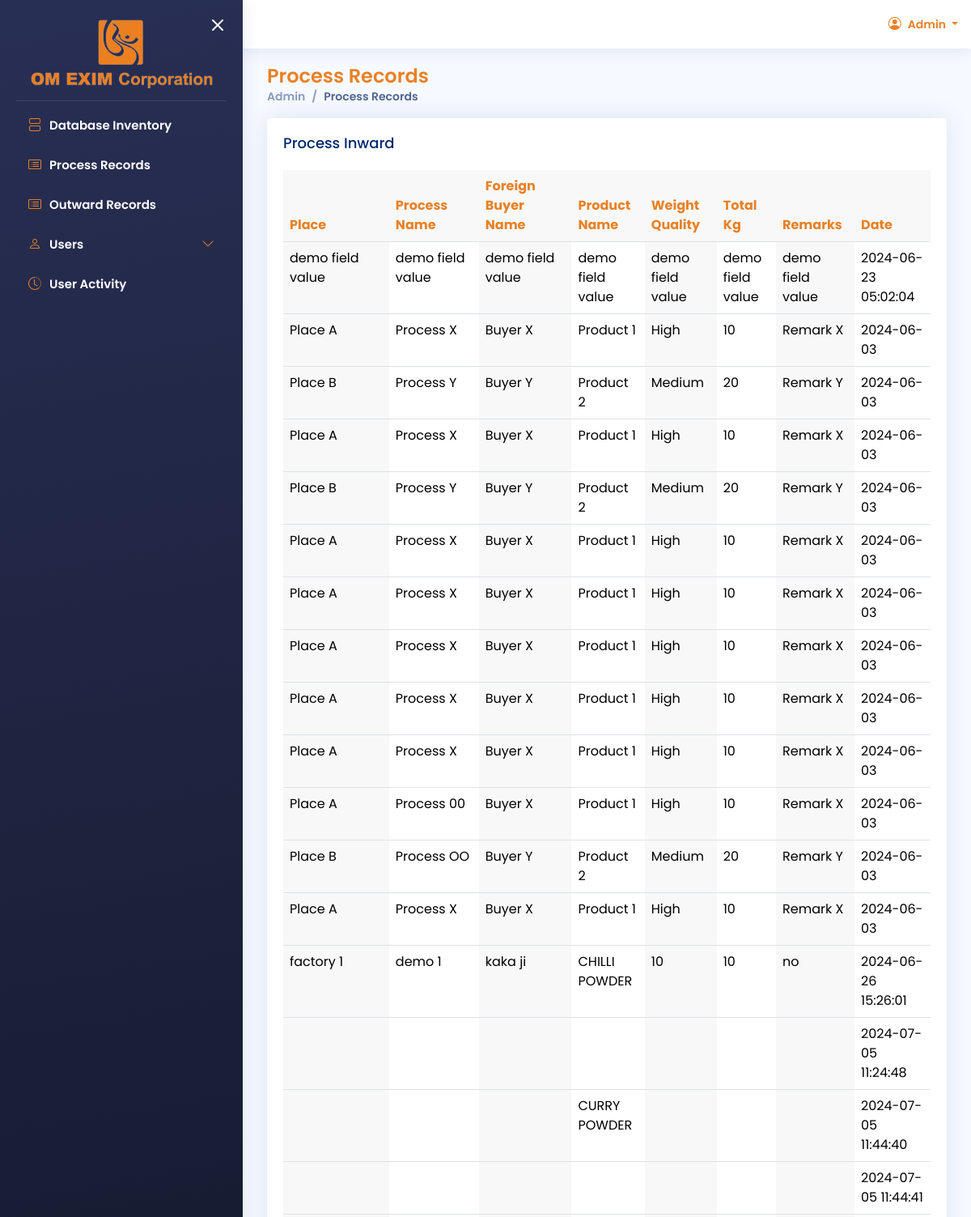
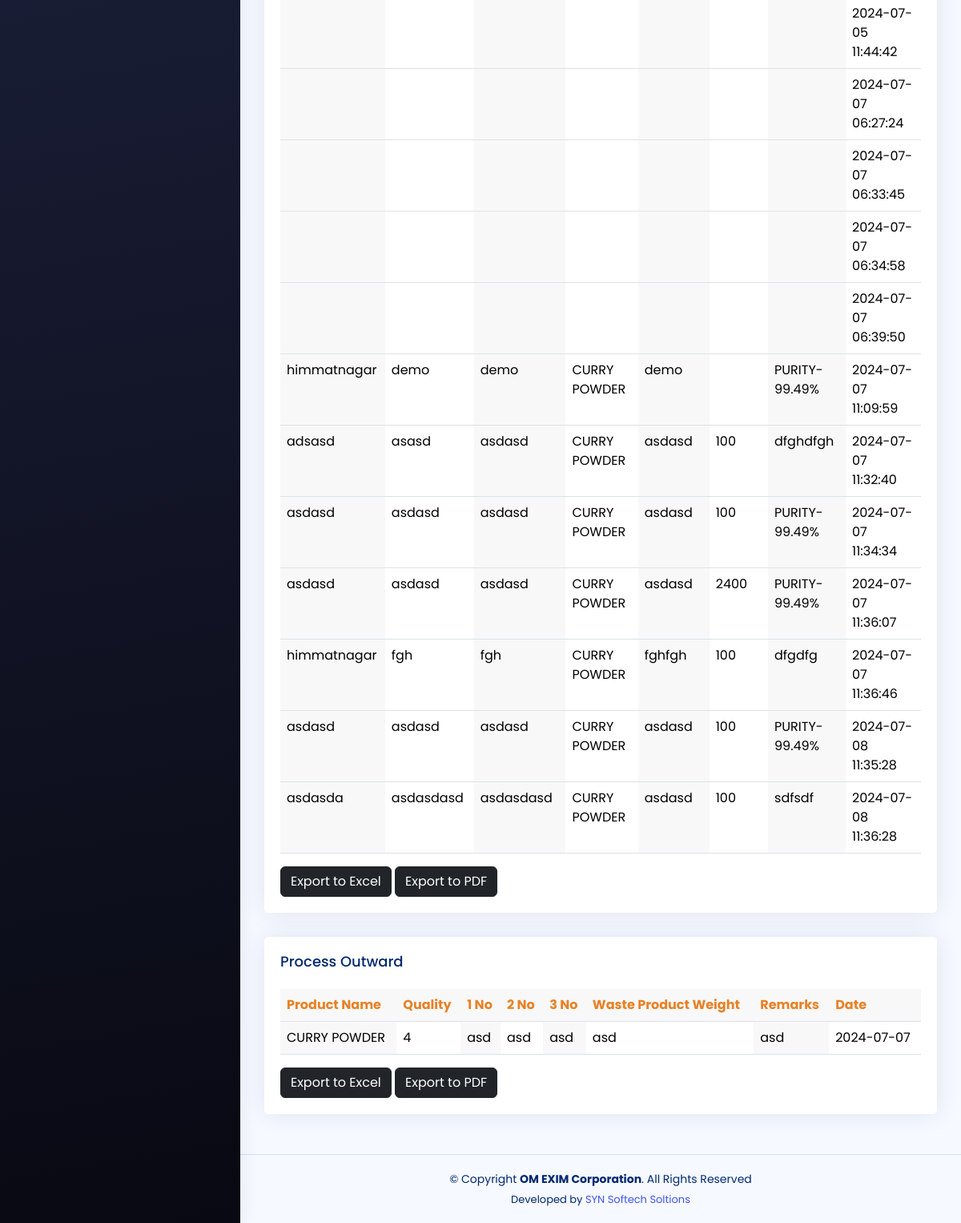
/admin/process-record-show.php (signed in), run on an earlier commit of the app's database (2 pictures, top to bottom).
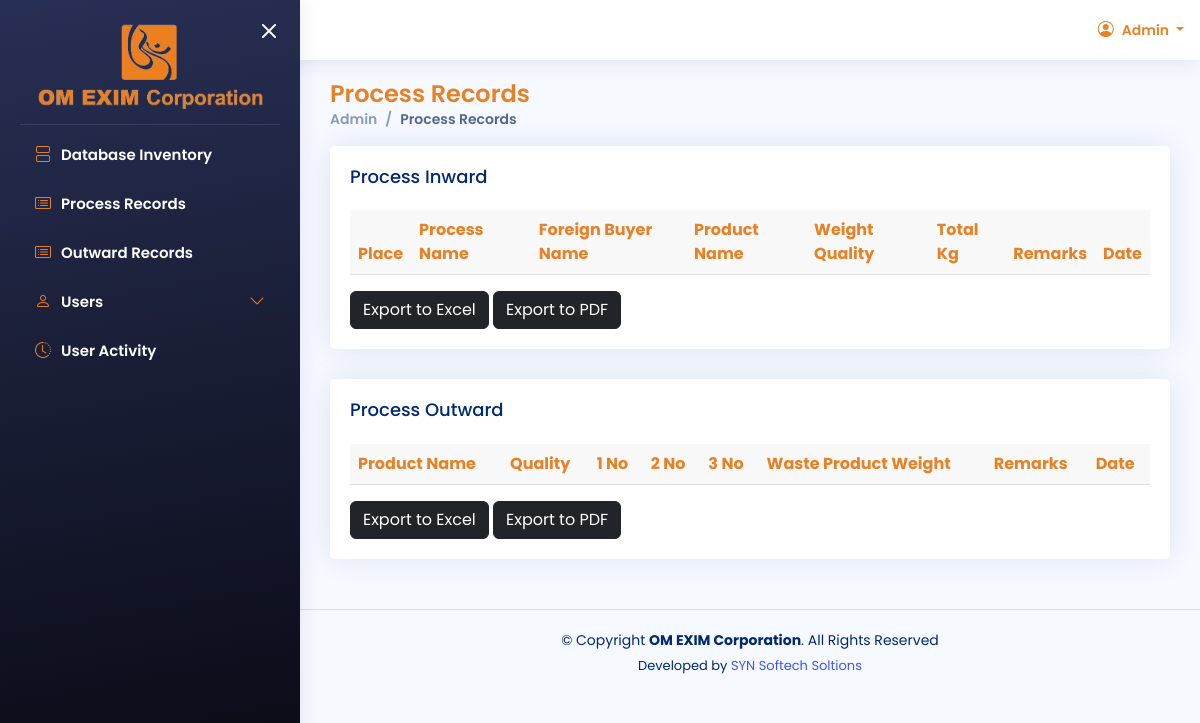
And on a later commit of the database.
### tables this page shows
CREATE TABLE IF NOT EXISTS `process_master` (
  `id` int(11) NOT NULL AUTO_INCREMENT,
  `place` text,
  `process_name` text,
  `foreign_buyer_name` text,
  `product_name` text,
  `weight_quality` text,
  `total_kg` text,
  `remarks` text,
  `date` text,
  PRIMARY KEY (`id`)
);

CREATE TABLE IF NOT EXISTS `process_outward_master` (
  `id` int(11) NOT NULL AUTO_INCREMENT,
  `date` text,
  `product_name` text,
  `quality` text,
  `one_no` text,
  `two_no` text,
  `three_no` text,
  `waste_product_weight` text,
  `remarks` text,
  PRIMARY KEY (`id`)
);

### admin/process-record-show.php (the view, shortened to what the changed rows need)
<!DOCTYPE html>
<html lang="en">
<head>
  <?php
    include("config/head-data.php");
  ?>
</head>
<body>
  <main id="main" class="main">
  <div class="pagetitle">
        <h1>Process Records</h1>
    </div>
    <section class="section">
        <div class="row">
            <div class="col-lg-12">
                <div class="card">
                    <div class="card-body overflow-x-scroll">
                        <table id="processInwardTable" class="table datatable">
                            <thead>
                              <tr>
                                <th>Place</th>
                                <th>Process Name</th>
                                <th>Foreign Buyer Name</th>
                                <th>Product Name</th>
                                <th>Weight Quality</th>
                                <th>Total Kg</th>
                                <th>Remarks</th>
                                <th>Date</th>
                              </tr>
                            </thead>
                            <tbody>
                                    <?php
                                        $sql2 = "SELECT * FROM process_master";
                                        $result = $conn->query($sql2);
                                        $data = array();
                                        while ($row = $result->fetch_assoc()) {
                                            $data[] = $row;
                                        }
                                        foreach ($data as $row) {
                                    ?>
                                        <tr>
                                            <td><?php echo $row["place"] ?></td>
                                            <td><?php echo $row["process_name"] ?></td>
                                            <td><?php echo $row["foreign_buyer_name"] ?></td>
                                            <td><?php echo $row["product_name"] ?></td>
                                            <td><?php echo $row["weight_quality"] ?></td>
                                            <td><?php echo $row["total_kg"] ?></td>
                                            <td><?php echo $row["remarks"] ?></td>
                                            <td><?php echo $row["date"] ?></td>
                                        </tr>
                                        <?php
                                    }
                                  ?>
                        </table>
                    </div>
                </div>
            </div>
        </div>
    </section>
    <section class="section">
        <div class="row">
            <div class="col-lg-12">
                <div class="card">
                    <div class="card-body overflow-x-scroll">
                        <table id="processOutwardTable" class="table datatable">
                            <thead>
                              <tr>
                              <th>Product Name</th>
                              <th>Quality</th>
                              <th>1 No</th>
                              <th>2 No</th>
                              <th>3 No</th>
                              <th>Waste Product Weight</th>
                              <th>Remarks</th>
                              <th>Date</th>
                              </tr>
                            </thead>
                            <tbody>
                                    <?php
                                        $sql2 = "SELECT * FROM process_outward_master";
                                        $result = $conn->query($sql2);
                                        $data = array();
                                        while ($row = $result->fetch_assoc()) {
                                            $data[] = $row;
                                        }
                                        foreach ($data as $row) {
                                    ?>
                                        <tr>
                                            <td><?php echo $row["product_name"] ?></td>
                                            <td><?php echo $row["quality"] ?></td>
                                            <td><?php echo $row["one_no"] ?></td>
                                            <td><?php echo $row["two_no"] ?></td>
                                            <td><?php echo $row["three_no"] ?></td>
                                            <td><?php echo $row["waste_product_weight"] ?></td>
                                            <td><?php echo $row["remarks"] ?></td>
                                            <td><?php echo $row["date"] ?></td>
                                        </tr>
                                        <?php
                                    }
                                  ?>
                        </table>
                    </div>
                </div>
            </div>
        </div>
    </section>
  </main>
</body>
</html>

What changed in the data, as far as the page shows it:
removed process_master: place "demo field value", process_name "demo field value", foreign_buyer_name "demo field value", product_name "demo field value", weight_quality "demo field value", total_kg "demo field value", remarks "demo field value", date "2024-06-23 05:02:04"
removed process_master: place "Place A", process_name "Process X", foreign_buyer_name "Buyer X", product_name "Product 1", weight_quality "High", total_kg "10", remarks "Remark X", date "2024-06-03"
removed process_master: place "Place B", process_name "Process Y", foreign_buyer_name "Buyer Y", product_name "Product 2", weight_quality "Medium", total_kg "20", remarks "Remark Y", date "2024-06-03"
removed process_master: place "Place A", process_name "Process X", foreign_buyer_name "Buyer X", product_name "Product 1", weight_quality "High", total_kg "10", remarks "Remark X", date "2024-06-03"
removed process_master: place "Place B", process_name "Process Y", foreign_buyer_name "Buyer Y", product_name "Product 2", weight_quality "Medium", total_kg "20", remarks "Remark Y", date "2024-06-03"
removed process_master: place "Place A", process_name "Process X", foreign_buyer_name "Buyer X", product_name "Product 1", weight_quality "High", total_kg "10", remarks "Remark X", date "2024-06-03"
removed process_master: place "Place A", process_name "Process X", foreign_buyer_name "Buyer X", product_name "Product 1", weight_quality "High", total_kg "10", remarks "Remark X", date "2024-06-03"
removed process_master: place "Place A", process_name "Process X", foreign_buyer_name "Buyer X", product_name "Product 1", weight_quality "High", total_kg "10", remarks "Remark X", date "2024-06-03"
removed process_master: place "Place A", process_name "Process X", foreign_buyer_name "Buyer X", product_name "Product 1", weight_quality "High", total_kg "10", remarks "Remark X", date "2024-06-03"
removed process_master: place "Place A", process_name "Process X", foreign_buyer_name "Buyer X", product_name "Product 1", weight_quality "High", total_kg "10", remarks "Remark X", date "2024-06-03"
removed process_master: place "Place A", process_name "Process 00", foreign_buyer_name "Buyer X", product_name "Product 1", weight_quality "High", total_kg "10", remarks "Remark X", date "2024-06-03"
removed process_master: place "Place B", process_name "Process OO", foreign_buyer_name "Buyer Y", product_name "Product 2", weight_quality "Medium", total_kg "20", remarks "Remark Y", date "2024-06-03"
removed process_master: place "Place A", process_name "Process X", foreign_buyer_name "Buyer X", product_name "Product 1", weight_quality "High", total_kg "10", remarks "Remark X", date "2024-06-03"
removed process_master: place "factory 1", process_name "demo 1", foreign_buyer_name "kaka ji", product_name "CHILLI POWDER", weight_quality "10", total_kg "10", remarks "no", date "2024-06-26 15:26:01"
removed process_master: date "2024-07-05 11:24:48"
removed process_master: product_name "CURRY POWDER", date "2024-07-05 11:44:40"
removed process_master: date "2024-07-05 11:44:41"
removed process_master: date "2024-07-05 11:44:42"
removed process_master: date "2024-07-07 06:27:24"
removed process_master: date "2024-07-07 06:33:45"
removed process_master: date "2024-07-07 06:34:58"
removed process_master: date "2024-07-07 06:39:50"
removed process_master: place "himmatnagar", process_name "demo", foreign_buyer_name "demo", product_name "CURRY POWDER", weight_quality "demo", remarks "PURITY-99.49%", date "2024-07-07 11:09:59"
removed process_master: place "adsasd", process_name "asasd", foreign_buyer_name "asdasd", product_name "CURRY POWDER", weight_quality "asdasd", total_kg "100", remarks "dfghdfgh", date "2024-07-07 11:32:40"
removed process_master: place "asdasd", process_name "asdasd", foreign_buyer_name "asdasd", product_name "CURRY POWDER", weight_quality "asdasd", total_kg "100", remarks "PURITY-99.49%", date "2024-07-07 11:34:34"
removed process_master: place "asdasd", process_name "asdasd", foreign_buyer_name "asdasd", product_name "CURRY POWDER", weight_quality "asdasd", total_kg "2400", remarks "PURITY-99.49%", date "2024-07-07 11:36:07"
removed process_master: place "himmatnagar", process_name "fgh", foreign_buyer_name "fgh", product_name "CURRY POWDER", weight_quality "fghfgh", total_kg "100", remarks "dfgdfg", date "2024-07-07 11:36:46"
removed process_master: place "asdasd", process_name "asdasd", foreign_buyer_name "asdasd", product_name "CURRY POWDER", weight_quality "asdasd", total_kg "100", remarks "PURITY-99.49%", date "2024-07-08 11:35:28"
removed process_master: place "asdasda", process_name "asdasdasd", foreign_buyer_name "asdasdasd", product_name "CURRY POWDER", weight_quality "asdasd", total_kg "100", remarks "sdfsdf", date "2024-07-08 11:36:28"
removed process_outward_master: product_name "CURRY POWDER", quality "4", one_no "asd", two_no "asd", three_no "asd", waste_product_weight "asd", remarks "asd", date "2024-07-07"
